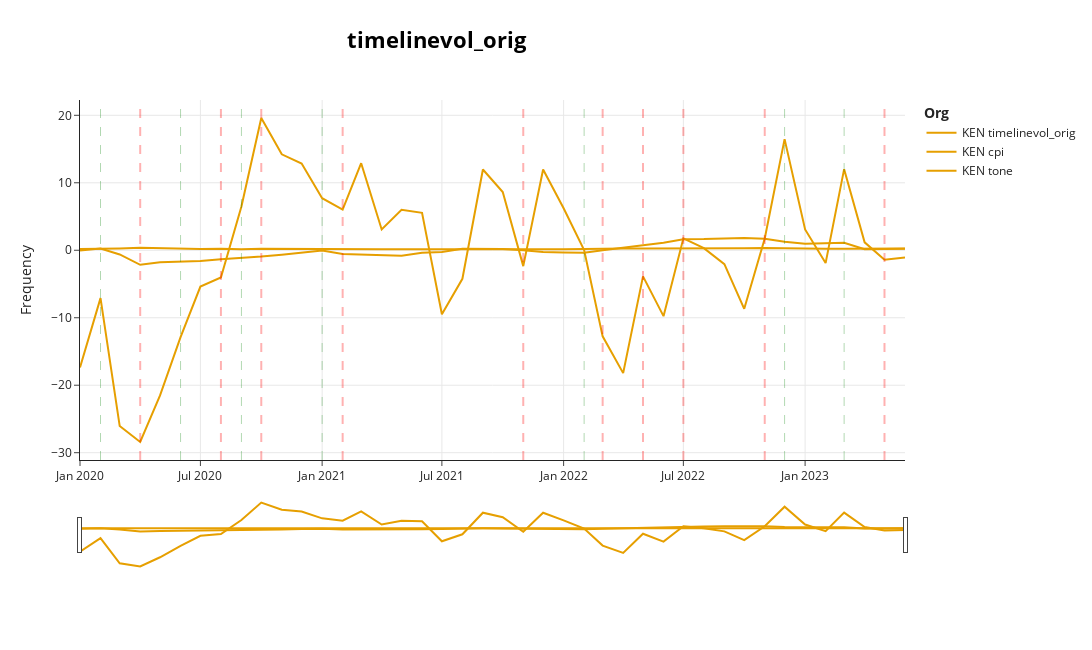

Write notebook code for a chart like this one.
### Code cell
plot_timeseries(df.query(f"iso3=='KEN'"), colname='timelinevol_orig', smooth_x=None, )

### Figure 1 — Plotly figure (JSON) as saved in the notebook; plotly's stock layout.template omitted (floating-point values rounded to 4 significant figures)
{"data": [{"hoverinfo": "text", "hovertemplate": "%{y}%{_xother}", "marker": {"color": "#E69F00"}, "mode": "lines", "name": "KEN timelinevol_orig", "type": "scatter", "x": ["2020-01-01T00:00:00", "2020-02-01T00:00:00", "2020-03-01T00:00:00", "2020-04-01T00:00:00", "2020-05-01T00:00:00", "2020-06-01T00:00:00", "2020-07-01T00:00:00", "2020-08-01T00:00:00", "2020-09-01T00:00:00", "2020-10-01T00:00:00", "2020-11-01T00:00:00", "2020-12-01T00:00:00", "2021-01-01T00:00:00", "2021-02-01T00:00:00", "2021-03-01T00:00:00", "2021-04-01T00:00:00", "2021-05-01T00:00:00", "2021-06-01T00:00:00", "2021-07-01T00:00:00", "2021-08-01T00:00:00", "2021-09-01T00:00:00", "2021-10-01T00:00:00", "2021-11-01T00:00:00", "2021-12-01T00:00:00", "2022-01-01T00:00:00", "2022-02-01T00:00:00", "2022-03-01T00:00:00", "2022-04-01T00:00:00", "2022-05-01T00:00:00", "2022-06-01T00:00:00", "2022-07-01T00:00:00", "2022-08-01T00:00:00", "2022-09-01T00:00:00", "2022-10-01T00:00:00", "2022-11-01T00:00:00", "2022-12-01T00:00:00", "2023-01-01T00:00:00", "2023-02-01T00:00:00", "2023-03-01T00:00:00", "2023-04-01T00:00:00", "2023-05-01T00:00:00", "2023-06-01T00:00:00"], "y": [0.1999, 0.1902, 0.2692, 0.3676, 0.2798, 0.1691, 0.1858, 0.2349, 0.1552, 0.2372, 0.2061, 0.1968, 0.1739, 0.1756, 0.1677, 0.1522, 0.136, 0.1293, 0.1485, 0.15, 0.1663, 0.1676, 0.1972, 0.1787, 0.1679, 0.1834, 0.2592, 0.2566, 0.2713, 0.2686, 0.3307, 0.225, 0.2547, 0.308, 0.3463, 0.2731, 0.2483, 0.208, 0.24, 0.2662, 0.2751, 0.2484]}, {"hoverinfo": "text", "hovertemplate": "%{y}%{_xother}", "marker": {"color": "#E69F00"}, "mode": "lines", "name": "KEN cpi", "type": "scatter", "x": ["2020-01-01T00:00:00", "2020-02-01T00:00:00", "2020-03-01T00:00:00", "2020-04-01T00:00:00", "2020-05-01T00:00:00", "2020-06-01T00:00:00", "2020-07-01T00:00:00", "2020-08-01T00:00:00", "2020-09-01T00:00:00", "2020-10-01T00:00:00", "2020-11-01T00:00:00", "2020-12-01T00:00:00", "2021-01-01T00:00:00", "2021-02-01T00:00:00", "2021-03-01T00:00:00", "2021-04-01T00:00:00", "2021-05-01T00:00:00", "2021-06-01T00:00:00", "2021-07-01T00:00:00", "2021-08-01T00:00:00", "2021-09-01T00:00:00", "2021-10-01T00:00:00", "2021-11-01T00:00:00", "2021-12-01T00:00:00", "2022-01-01T00:00:00", "2022-02-01T00:00:00", "2022-03-01T00:00:00", "2022-04-01T00:00:00", "2022-05-01T00:00:00", "2022-06-01T00:00:00", "2022-07-01T00:00:00", "2022-08-01T00:00:00", "2022-09-01T00:00:00", "2022-10-01T00:00:00", "2022-11-01T00:00:00", "2022-12-01T00:00:00", "2023-01-01T00:00:00", "2023-02-01T00:00:00", "2023-03-01T00:00:00", "2023-04-01T00:00:00", "2023-05-01T00:00:00", "2023-06-01T00:00:00"], "y": [-0.04017, 0.2521, -0.6252, -2.154, -1.776, -1.672, -1.596, -1.318, -1.145, -0.9375, -0.6483, -0.3341, -0.05314, -0.5625, -0.6265, -0.6391, -0.8109, -0.381, -0.2701, 0.2119, 0.1987, 0.189, -0.01527, -0.2611, -0.322, -0.3798, -0.01232, 0.4057, 0.7294, 1.111, 1.641, 1.655, 1.72, 1.819, 1.713, 1.245, 0.9527, 1.076, 1.113, 0.1505, 0.183, 0.2155]}, {"hoverinfo": "text", "hovertemplate": "%{y}%{_xother}", "marker": {"color": "#E69F00"}, "mode": "lines", "name": "KEN tone", "type": "scatter", "x": ["2020-01-01T00:00:00", "2020-02-01T00:00:00", "2020-03-01T00:00:00", "2020-04-01T00:00:00", "2020-05-01T00:00:00", "2020-06-01T00:00:00", "2020-07-01T00:00:00", "2020-08-01T00:00:00", "2020-09-01T00:00:00", "2020-10-01T00:00:00", "2020-11-01T00:00:00", "2020-12-01T00:00:00", "2021-01-01T00:00:00", "2021-02-01T00:00:00", "2021-03-01T00:00:00", "2021-04-01T00:00:00", "2021-05-01T00:00:00", "2021-06-01T00:00:00", "2021-07-01T00:00:00", "2021-08-01T00:00:00", "2021-09-01T00:00:00", "2021-10-01T00:00:00", "2021-11-01T00:00:00", "2021-12-01T00:00:00", "2022-01-01T00:00:00", "2022-02-01T00:00:00", "2022-03-01T00:00:00", "2022-04-01T00:00:00", "2022-05-01T00:00:00", "2022-06-01T00:00:00", "2022-07-01T00:00:00", "2022-08-01T00:00:00", "2022-09-01T00:00:00", "2022-10-01T00:00:00", "2022-11-01T00:00:00", "2022-12-01T00:00:00", "2023-01-01T00:00:00", "2023-02-01T00:00:00", "2023-03-01T00:00:00", "2023-04-01T00:00:00", "2023-05-01T00:00:00", "2023-06-01T00:00:00"], "y": [-17.39, -7.09, -26.06, -28.41, -21.51, -12.89, -5.385, -4.041, 6.482, 19.6, 14.22, 12.85, 7.719, 6.021, 12.9, 3.077, 5.998, 5.544, -9.491, -4.226, 11.97, 8.629, -2.352, 11.97, 6.221, 0.02868, -12.76, -18.21, -3.868, -9.766, 1.768, 0.315, -2.059, -8.679, 1.746, 16.47, 3.078, -1.902, 12.02, 1.17, -1.393, -1.066]}], "layout": {"height": 650, "hoverlabel": {"bgcolor": "white", "font": {"family": "Rockwell", "size": 16}}, "legend": {"title": {"text": "<b>Org"}}, "shapes": [{"line": {"color": "red", "dash": "dash", "width": 2}, "type": "line", "x0": "2020-04-01T00:00:00", "x1": "2020-04-01T00:00:00", "xref": "x", "y0": 0, "y1": 1, "yref": "y domain"}, {"line": {"color": "red", "dash": "dash", "width": 2}, "type": "line", "x0": "2020-08-01T00:00:00", "x1": "2020-08-01T00:00:00", "xref": "x", "y0": 0, "y1": 1, "yref": "y domain"}, {"line": {"color": "red", "dash": "dash", "width": 2}, "type": "line", "x0": "2020-10-01T00:00:00", "x1": "2020-10-01T00:00:00", "xref": "x", "y0": 0, "y1": 1, "yref": "y domain"}, {"line": {"color": "red", "dash": "dash", "width": 2}, "type": "line", "x0": "2021-02-01T00:00:00", "x1": "2021-02-01T00:00:00", "xref": "x", "y0": 0, "y1": 1, "yref": "y domain"}, {"line": {"color": "red", "dash": "dash", "width": 2}, "type": "line", "x0": "2021-11-01T00:00:00", "x1": "2021-11-01T00:00:00", "xref": "x", "y0": 0, "y1": 1, "yref": "y domain"}, {"line": {"color": "red", "dash": "dash", "width": 2}, "type": "line", "x0": "2022-03-01T00:00:00", "x1": "2022-03-01T00:00:00", "xref": "x", "y0": 0, "y1": 1, "yref": "y domain"}, {"line": {"color": "red", "dash": "dash", "width": 2}, "type": "line", "x0": "2022-05-01T00:00:00", "x1": "2022-05-01T00:00:00", "xref": "x", "y0": 0, "y1": 1, "yref": "y domain"}, {"line": {"color": "red", "dash": "dash", "width": 2}, "type": "line", "x0": "2022-07-01T00:00:00", "x1": "2022-07-01T00:00:00", "xref": "x", "y0": 0, "y1": 1, "yref": "y domain"}, {"line": {"color": "red", "dash": "dash", "width": 2}, "type": "line", "x0": "2022-11-01T00:00:00", "x1": "2022-11-01T00:00:00", "xref": "x", "y0": 0, "y1": 1, "yref": "y domain"}, {"line": {"color": "red", "dash": "dash", "width": 2}, "type": "line", "x0": "2023-05-01T00:00:00", "x1": "2023-05-01T00:00:00", "xref": "x", "y0": 0, "y1": 1, "yref": "y domain"}, {"line": {"color": "green", "dash": "dash", "width": 1}, "type": "line", "x0": "2020-02-01T00:00:00", "x1": "2020-02-01T00:00:00", "xref": "x", "y0": 0, "y1": 1, "yref": "y domain"}, {"line": {"color": "green", "dash": "dash", "width": 1}, "type": "line", "x0": "2020-06-01T00:00:00", "x1": "2020-06-01T00:00:00", "xref": "x", "y0": 0, "y1": 1, "yref": "y domain"}, {"line": {"color": "green", "dash": "dash", "width": 1}, "type": "line", "x0": "2020-09-01T00:00:00", "x1": "2020-09-01T00:00:00", "xref": "x", "y0": 0, "y1": 1, "yref": "y domain"}, {"line": {"color": "green", "dash": "dash", "width": 1}, "type": "line", "x0": "2021-01-01T00:00:00", "x1": "2021-01-01T00:00:00", "xref": "x", "y0": 0, "y1": 1, "yref": "y domain"}, {"line": {"color": "green", "dash": "dash", "width": 1}, "type": "line", "x0": "2022-02-01T00:00:00", "x1": "2022-02-01T00:00:00", "xref": "x", "y0": 0, "y1": 1, "yref": "y domain"}, {"line": {"color": "green", "dash": "dash", "width": 1}, "type": "line", "x0": "2022-12-01T00:00:00", "x1": "2022-12-01T00:00:00", "xref": "x", "y0": 0, "y1": 1, "yref": "y domain"}, {"line": {"color": "green", "dash": "dash", "width": 1}, "type": "line", "x0": "2023-03-01T00:00:00", "x1": "2023-03-01T00:00:00", "xref": "x", "y0": 0, "y1": 1, "yref": "y domain"}], "title": {"font": {"color": "Black", "size": 22}, "text": "<b>timelinevol_orig", "x": 0.4, "xanchor": "center", "y": 0.95, "yanchor": "top"}, "width": 1250, "xaxis": {"autorange": true, "range": ["2020-01-01", "2023-06-01"], "rangeslider": {"autorange": true, "range": ["2020-01-01", "2023-06-01"], "visible": true, "yaxis": {"_template": null, "rangemode": "match"}}, "showgrid": true, "type": "date"}, "yaxis": {"autorange": true, "range": [-31.08, 22.27], "showgrid": true, "title": {"text": "Frequency"}, "type": "linear"}}}
